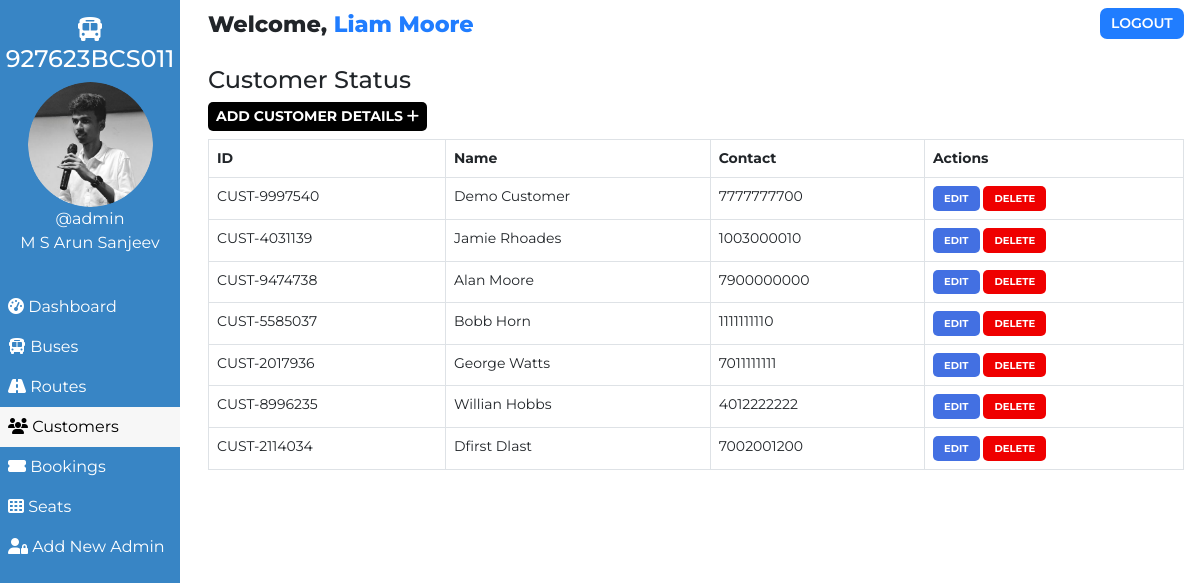
Before: /admin/customer.php (signed in) with the older database file.
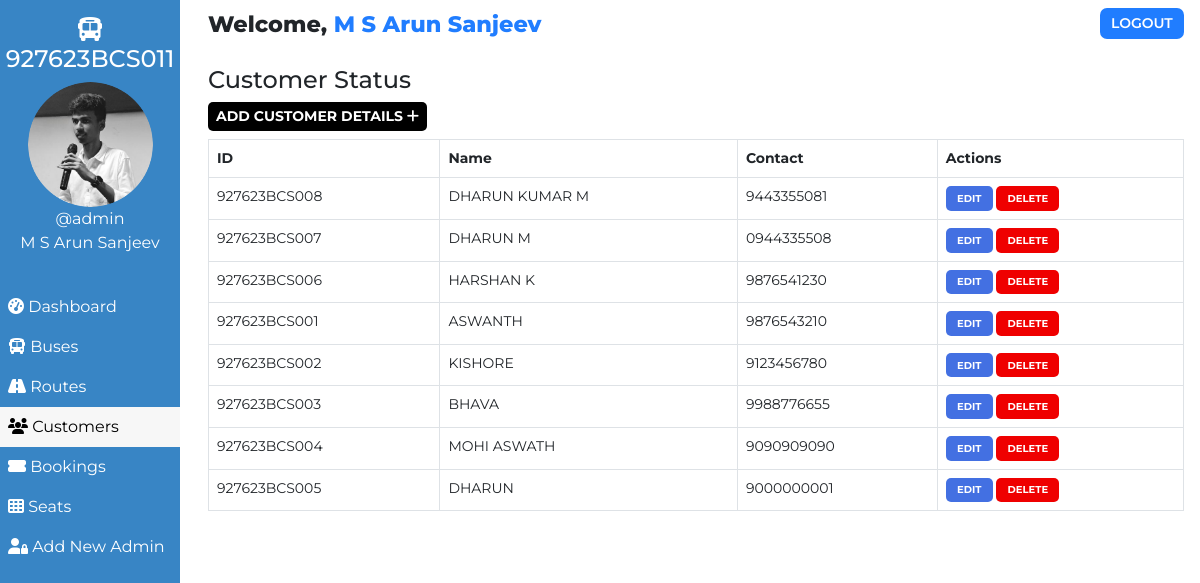
After: the same page with the newer database file.
### tables this page shows
CREATE TABLE `users` (
  `user_id` int(11) NOT NULL,
  `user_fullname` varchar(100) NOT NULL,
  `user_name` varchar(30) NOT NULL,
  `user_password` varchar(255) NOT NULL,
  `user_created` datetime NOT NULL DEFAULT current_timestamp()
);

CREATE TABLE `customers` (
  `id` int(100) NOT NULL,
  `customer_id` varchar(255) NOT NULL,
  `customer_name` varchar(30) NOT NULL,
  `customer_phone` varchar(10) NOT NULL,
  `customer_created` datetime NOT NULL DEFAULT current_timestamp()
);

### admin/customer.php (the view, shortened to what the changed rows need)
<!DOCTYPE html>
<html lang="en">
<head>
    <link href="https://cdn.jsdelivr.net/npm/bootstrap@5.0.1/dist/css/bootstrap.min.css" rel="stylesheet">
</head>
<body>
    <?php require '../assets/partials/_admin-header.php';?>
        <?php
            $resultSql = "SELECT * FROM `customers` ORDER BY customer_created DESC";
            $resultSqlResult = mysqli_query($conn, $resultSql);
            if(!mysqli_num_rows($resultSqlResult)){ ?>
                <div class="container mt-4">
                    <div id="noCustomers" class="alert alert-dark " role="alert">
                        <h1 class="alert-heading">No Customers Found!!</h1>
                        <p class="fw-light">Be the first person to add one!</p>
                        <hr>
                        <div id="addCustomerAlert" class="alert alert-success" role="alert">
                                Click on <button id="add-button" class="button btn-sm"type="button"data-bs-toggle="modal" data-bs-target="#addModal">ADD <i class="fas fa-plus"></i></button> to add a customer!
                        </div>
                    </div>
                </div>
            <?php }
            else { ?>
            <section id="customer">
                <div id="customer-results">
                    <table class="table table-hover table-bordered">
                        <thead>
                            <th>ID</th>
                            <th>Name</th>
                            <th>Contact</th>
                            <th>Actions</th>
                        </thead>
                        <?php
                            while($row = mysqli_fetch_assoc($resultSqlResult))
                            {
                                $id = $row["id"];
                                $customer_id = $row["customer_id"];
                                $customer_name = $row["customer_name"];
                                $customer_phone = $row["customer_phone"];
                        ?>
                        <tr>
                            <td>
                                <?php
                                    echo $customer_id;
                                ?>
                            </td>
                            <td>
                                <?php
                                    echo $customer_name;
                                ?>
                            </td>
                            <td>
                                <?php
                                    echo $customer_phone;
                                ?>
                            </td>
                            <td>
                            <button class="button edit-button " data-link="<?php echo $_SERVER['REQUEST_URI']; ?>" data-id="<?php
                                                echo $customer_id;?>" data-name="<?php
                                                echo $customer_name;?>" data-phone="<?php
                                                echo $customer_phone;?>"
                                                >Edit</button>
                                            <button class="button delete-button" data-bs-toggle="modal" data-bs-target="#deleteModal" data-id="<?php
                                                echo $id;?>">Delete</button>
                            </td>
                        </tr>
                    <?php
                        }
                    ?>
                    </table>
                </div>
            </section>
            <?php } ?>
        </div>
    </main>
</body>
</html>

### assets/partials/_admin-header.php (shortened to what the changed rows need)
<?php
    $conn = db_connect();
    $user_id = $_SESSION['user_id'];
    $sql = "SELECT * FROM users WHERE user_id = $user_id";
    $result = mysqli_query($conn, $sql);
    if($row = mysqli_fetch_assoc($result))
    {
        $user_fullname = $row["user_fullname"];
        $user_name = $row["user_name"];
    }
?>
    <main id="container">
        <div id="sidebar">
            <div>
                <img class="adminDp" src="../assets/img/round.jpg" height="125px" alt="Admin Profile Pic">
                <p>
                    <?php  echo '@'.$user_name;  ?>
                </p>
                <p>M S Arun Sanjeev</p>
            </div>
        </div>
        <div id="main-content">
            <section id="welcome">
                <ul>
                    <li class="welcome-item">Welcome,
                        <span id="USER">
                            <?php
                                echo $user_fullname;
                            ?>
                        </span>
                    </li>
                </ul>
            </section>

Changed rows visible on the page:
removed customers: customer "CUST-9997540", customer_name "Demo Customer", customer_phone "7777777700"
removed customers: customer "CUST-4031139", customer_name "Jamie Rhoades", customer_phone "1003000010"
removed customers: customer "CUST-9474738", customer_name "Alan Moore", customer_phone "7900000000"
removed customers: customer "CUST-5585037", customer_name "Bobb Horn", customer_phone "1111111110"
removed customers: customer "CUST-2017936", customer_name "George Watts", customer_phone "7011111111"
removed customers: customer "CUST-8996235", customer_name "Willian Hobbs", customer_phone "4012222222"
removed customers: customer "CUST-2114034", customer_name "Dfirst Dlast", customer_phone "7002001200"
changed users "admin": user_fullname "Liam Moore" → "M S Arun Sanjeev"
added customers: customer "927623BCS008", customer_name "DHARUN KUMAR M", customer_phone "9443355081"
added customers: customer "927623BCS007", customer_name "DHARUN M", customer_phone "0944335508"
added customers: customer "927623BCS006", customer_name "HARSHAN K", customer_phone "9876541230"
added customers: customer "927623BCS001", customer_name "ASWANTH", customer_phone "9876543210"
added customers: customer "927623BCS002", customer_name "KISHORE", customer_phone "9123456780"
added customers: customer "927623BCS003", customer_name "BHAVA", customer_phone "9988776655"
added customers: customer "927623BCS004", customer_name "MOHI ASWATH", customer_phone "9090909090"
added customers: customer "927623BCS005", customer_name "DHARUN", customer_phone "9000000001"
